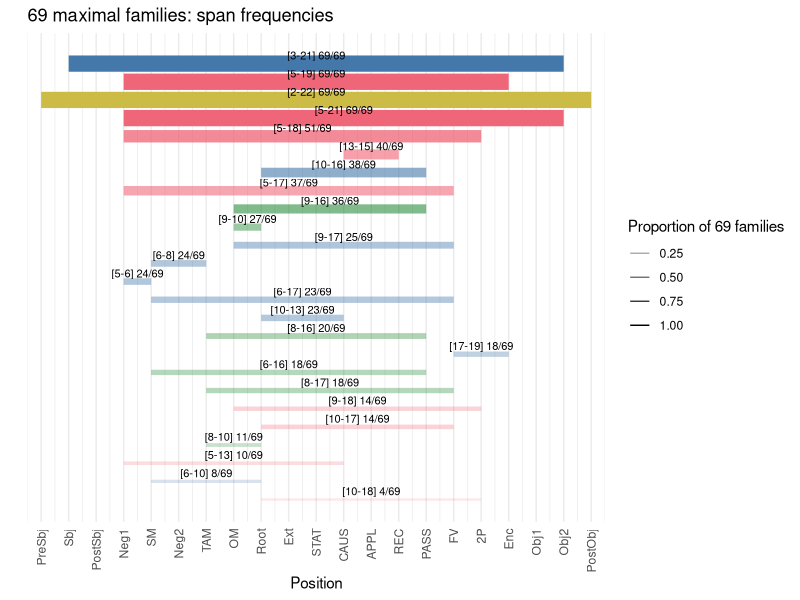

The R script that drew this image:
library(ggplot2)

pos_labels_vec <- c("QM", "PreSbj", "Sbj", "PostSbj", "Neg1", "SM", "Neg2", "TAM", "OM", "Root", "Ext", "STAT", "CAUS", "APPL", "REC", "PASS", "FV", "2P", "Enc", "Obj1", "Obj2", "PostObj")

span_data <- data.frame(
  left        = c(10, 6, 5, 8, 10, 9, 8, 6, 17, 8, 10, 6, 5, 6, 9, 9, 9, 5, 10, 13, 5, 5, 2, 5, 3),
  right       = c(18, 10, 13, 10, 17, 18, 17, 16, 19, 16, 13, 17, 6, 8, 17, 10, 16, 17, 16, 15, 18, 21, 22, 19, 21),
  freq        = c(4, 8, 10, 11, 14, 14, 18, 18, 18, 20, 23, 23, 24, 24, 25, 27, 36, 37, 38, 40, 51, 69, 69, 69, 69),
  freq_scaled = c(0.057971, 0.115942, 0.144928, 0.15942, 0.202899, 0.202899, 0.26087, 0.26087, 0.26087, 0.289855, 0.333333, 0.333333, 0.347826, 0.347826, 0.362319, 0.391304, 0.521739, 0.536232, 0.550725, 0.57971, 0.73913, 1.0, 1.0, 1.0, 1.0),
  domain      = c("length/morphosyntactic", "phonological/tonosegmental", "morphosyntactic", "tonosegmental", "length/morphosyntactic/phonological", "length/morphosyntactic", "tonosegmental", "tonosegmental", "phonological", "tonosegmental", "phonological", "intonational/phonological/tonosegmental", "phonological", "phonological/tonosegmental", "length/phonological/tonosegmental", "tonosegmental", "tonosegmental", "length/morphosyntactic/tonosegmental", "phonological", "morphosyntactic", "length/morphosyntactic", "morphosyntactic/phonological", "intonational", "morphosyntactic", "phonological"),
  color       = c("#EE6677", "#4477AA", "#EE6677", "#228833", "#EE6677", "#EE6677", "#228833", "#228833", "#4477AA", "#228833", "#4477AA", "#4477AA", "#4477AA", "#4477AA", "#4477AA", "#228833", "#228833", "#EE6677", "#4477AA", "#EE6677", "#EE6677", "#EE6677", "#CCBB44", "#EE6677", "#4477AA"),
  lw          = c(0.7899, 1.0797, 1.2246, 1.2971, 1.5145, 1.5145, 1.8043, 1.8043, 1.8043, 1.9493, 2.1667, 2.1667, 2.2391, 2.2391, 2.3116, 2.4565, 3.1087, 3.1812, 3.2536, 3.3985, 4.1956, 5.5, 5.5, 5.5, 5.5),
  label       = c("[10-18] 4/69", "[6-10] 8/69", "[5-13] 10/69", "[8-10] 11/69", "[10-17] 14/69", "[9-18] 14/69", "[8-17] 18/69", "[6-16] 18/69", "[17-19] 18/69", "[8-16] 20/69", "[10-13] 23/69", "[6-17] 23/69", "[5-6] 24/69", "[6-8] 24/69", "[9-17] 25/69", "[9-10] 27/69", "[9-16] 36/69", "[5-17] 37/69", "[10-16] 38/69", "[13-15] 40/69", "[5-18] 51/69", "[5-21] 69/69", "[2-22] 69/69", "[5-19] 69/69", "[3-21] 69/69"),
  y_rank      = c(1, 2, 3, 4, 5, 6, 7, 8, 9, 10, 11, 12, 13, 14, 15, 16, 17, 18, 19, 20, 21, 22, 23, 24, 25)
)

p_spanchart <- ggplot(span_data) +
  geom_segment(aes(x=left, xend=right, y=y_rank, yend=y_rank,
    color=color, alpha=freq_scaled, linewidth=lw)) +
  geom_text(aes(x=(left+right)/2, y=y_rank+0.45, label=label),
    size=2.8, hjust=0.5) +
  scale_color_identity(guide='none') +
  scale_alpha_continuous(range=c(0.15, 1.0),
    name='Proportion of 69 families') +
  scale_linewidth_identity() +
  scale_x_continuous(breaks=1:22,
    labels=pos_labels_vec, name='Position',
    expand=expansion(add=0.5)) +
  scale_y_continuous(name='', breaks=NULL) +
  theme_minimal() +
  theme(panel.grid.major.y=element_blank(),
    axis.text.x=element_text(angle=90, vjust=0.5, hjust=1)) +
  ggtitle('69 maximal families: span frequencies')

ggsave('/Users/jcgood/gitrepos/planars/NonCollaborative/scripts/../results/nyan1308_spanchart.pdf', p_spanchart, width=14, height=8)
